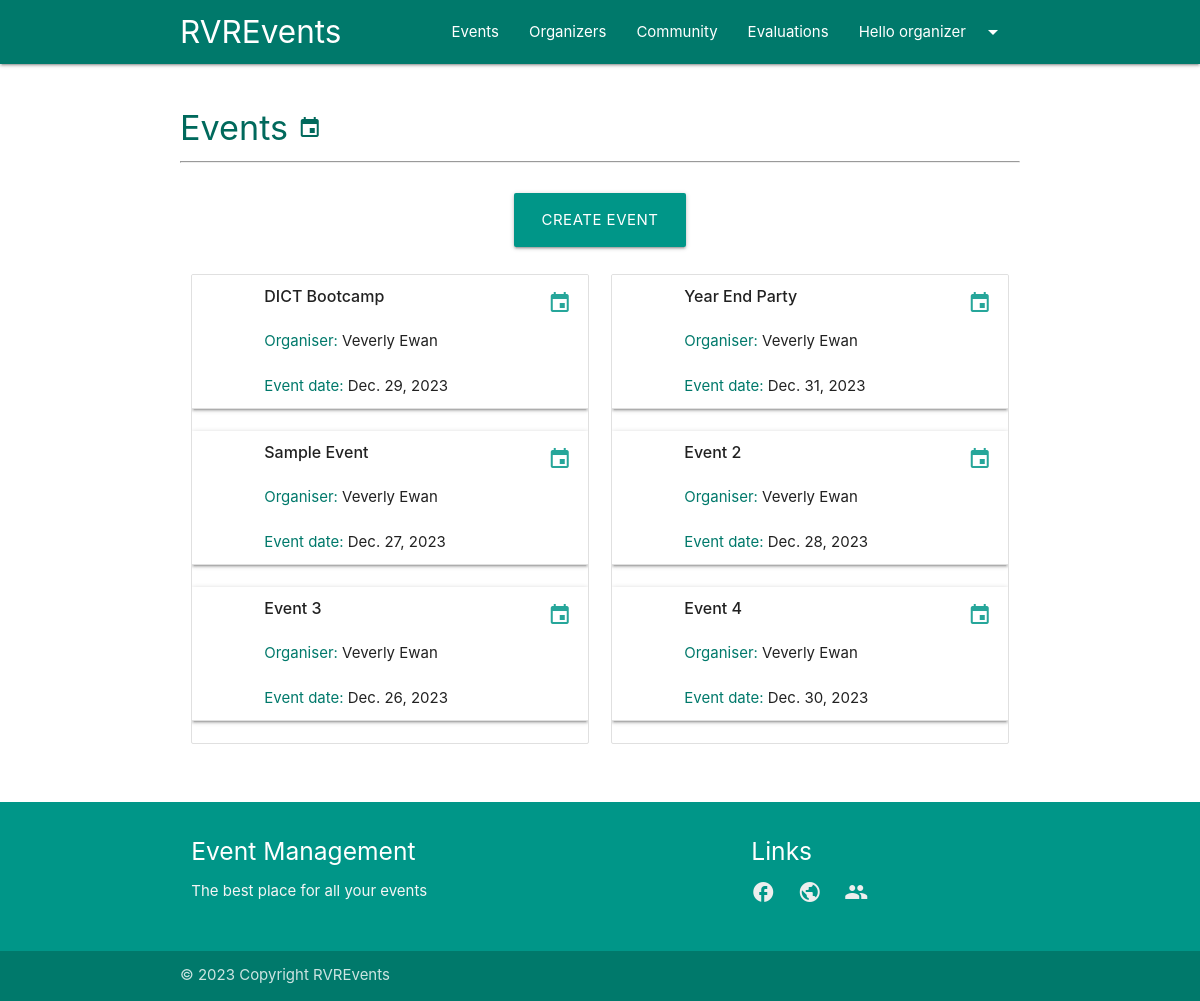
/events/ (signed in), run on the app's committed database.
### ems/models.py (models this page shows, shortened)
class Event(models.Model):
    CATEGORIES = [
        ('Conference', 'Conference'),
        ('Party', 'Party'),
        ('Seminar', 'Seminar'),
        ('Concert', 'Concert'),
    ]
    name = models.CharField(max_length=200)
    organiser = models.ForeignKey(Organiser, null=True, on_delete=models.CASCADE)
    description = models.TextField(max_length=500, null=True)
    category = models.CharField(max_length=200, choices=CATEGORIES)
    event_date = models.DateField()
    created_dated = models.DateField(auto_now_add=True)

class Organiser(models.Model):
    user = models.OneToOneField(User, null=True, on_delete=models.CASCADE)
    name = models.CharField(max_length=200, null=True)
    about = models.TextField(max_length=600, null=True)
    location = models.CharField(max_length=200, null=True)
    def __str__(self):
        return str(self.name)

### ems/decorators.py (the view)
        def wrapper_func(request, *args, **kwargs):
            group = None
            if request.user.groups.exists():
                group = request.user.groups.all()[0].name
            if group in allowed_roles:
                return view_func(request, *args, **kwargs)
            else:
                return render(request, 'auth/error.html')
            return view_func(request, *args, **kwargs)

### ems/templatetags/auth_extras.py (called while the page is built)
@register.filter(name='has_group')
def has_group(user, group_name):
    group = Group.objects.get(name=group_name)
    return True if group in user.groups.all() else False

### ems/views.py (called while the page is built)
@login_required(login_url='login')
@allowed_users(allowed_roles=['admin', 'participant', 'organiser'])
def events(request):
    events1 = Event.objects.all()[0::2]
    events2 = Event.objects.all()[1::2]
    context = {
        'events1': events1,
        'events2': events2,
    }
    return render(request, 'ems/render/events.html', context)

### ems/templates/ems/render/events.html
{% extends 'ems/main.html' %}
{% load static %}
{% load auth_extras %}
{% block content %}
<div class="container users-section">
    <br>
    <h4 class="teal-text text-darken-3">Events <i class="material-icons">event</i></h4>
    <hr>
    <br>
    <div class="row">
        {% if request.user|has_group:"organiser" %}
        <div class="row center">
            <a href="{% url 'create_event' request.user.organiser.id %}" class="btn btn-large teal">Create Event</a>
        </div>
        {% endif %}
        <div class="col m6">
            <ul class="collection">
                {% for event in events1 %}
                <li class="collection-item avatar z-depth-1">
                    <span class="title"><strong>{{ event.name }}</strong></span>
                    <p><br><span class="teal-text text-darken-2">Organiser: </span>{{ event.organiser }}<br>
                        <br><span class="teal-text text-darken-2">Event date: </span>{{ event.event_date }}
                    </p>
                    <a href="{% url 'view_event' event.id %}" class="secondary-content"><i class="material-icons">event</i></a>
                </li>
                <br>
                {% endfor %}
            </ul>
        </div>
        <div class="col m6">
            <ul class="collection">
                {% for event in events2 %}
                <li class="collection-item avatar z-depth-1">
                    <span class="title"><strong>{{ event.name }}</strong></span>
                    <p><br><span class="teal-text text-darken-2">Organiser: </span>{{ event.organiser }}<br>
                        <br><span class="teal-text text-darken-2">Event date: </span>{{ event.event_date }}
                    </p>
                    <a href="{% url 'view_event' event.id %}" class="secondary-content"><i class="material-icons">event</i></a>
                </li>
                <br>
                {% endfor %}
            </ul>
        </div>
    </div>
    <br>
</div>
{% endblock %}

### ems/templates/components/navbar.html (shortened to what this page needs)
{% load auth_extras %}
<nav class="teal darken-2">
    <div class="container">
        <div class="nav-wrapper">
            <a href="{% url 'home' %}" class="brand-logo">RVREvents {% if request.user.is_staff %}(Admin){% endif %}</a>
            <ul id="nav-mobile" class="right hide-on-med-and-down">
                <li><a href="{% url 'events' %}">Events</a></li>
                <li><a href="{% url 'organisers' %}">Organizers</a></li>
                <li><a href="{% url 'participants' %}">Community</a></li>
                {% if request.user|has_group:"organiser" %}
                    <li><a href="{% url 'evaluations_list' %}">Evaluations</a></li>
                {% endif %}
                {% if request.user.username %}
                    <li><a class="dropdown-trigger" href="#" data-target="dropdown1">Hello {{request.user.username}}<i class="material-icons right">arrow_drop_down</i></a></li>
                {% else %}
                    <li><a href="{% url 'login' %}">Login</a></li>
                {% endif %}
            </ul>
        </div>
    </div>
</nav>

### data on the page
Event: name "DICT Bootcamp", organiser "Veverly Ewan", event_date "Dec. 29, 2023"
Event: name "Sample Event", organiser "Veverly Ewan", event_date "Dec. 27, 2023"
Event: name "Event 3", organiser "Veverly Ewan", event_date "Dec. 26, 2023"
Event: name "Year End Party", organiser "Veverly Ewan", event_date "Dec. 31, 2023"
Event: name "Event 2", organiser "Veverly Ewan", event_date "Dec. 28, 2023"
Event: name "Event 4", organiser "Veverly Ewan", event_date "Dec. 30, 2023"

### other printed values
{{ request.user.username }} "organizer"
